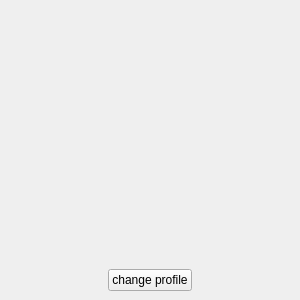
<?xml version="1.0" encoding="UTF-8"?>
<ui version="4.0">
 <class>ChatInfoDialogui</class>
 <widget class="QFrame" name="ChatInfoDialogui">
  <property name="geometry">
   <rect>
    <x>0</x>
    <y>0</y>
    <width>300</width>
    <height>300</height>
   </rect>
  </property>
  <property name="sizePolicy">
   <sizepolicy hsizetype="Minimum" vsizetype="Minimum">
    <horstretch>0</horstretch>
    <verstretch>0</verstretch>
   </sizepolicy>
  </property>
  <property name="minimumSize">
   <size>
    <width>300</width>
    <height>300</height>
   </size>
  </property>
  <property name="windowTitle">
   <string>Frame</string>
  </property>
  <layout class="QVBoxLayout" name="verticalLayout" stretch="99,1">
   <property name="spacing">
    <number>5</number>
   </property>
   <property name="leftMargin">
    <number>9</number>
   </property>
   <property name="topMargin">
    <number>9</number>
   </property>
   <property name="rightMargin">
    <number>9</number>
   </property>
   <property name="bottomMargin">
    <number>9</number>
   </property>
   <item>
    <widget class="QLabel" name="label">
     <property name="text">
      <string/>
     </property>
     <property name="alignment">
      <set>Qt::AlignCenter</set>
     </property>
    </widget>
   </item>
   <item>
    <layout class="QHBoxLayout" name="horizontalLayout">
     <item>
      <spacer name="horizontalSpacer_2">
       <property name="orientation">
        <enum>Qt::Horizontal</enum>
       </property>
       <property name="sizeHint" stdset="0">
        <size>
         <width>40</width>
         <height>20</height>
        </size>
       </property>
      </spacer>
     </item>
     <item>
      <widget class="QPushButton" name="pushButton">
       <property name="text">
        <string>change profile</string>
       </property>
      </widget>
     </item>
     <item>
      <spacer name="horizontalSpacer">
       <property name="orientation">
        <enum>Qt::Horizontal</enum>
       </property>
       <property name="sizeHint" stdset="0">
        <size>
         <width>40</width>
         <height>20</height>
        </size>
       </property>
      </spacer>
     </item>
    </layout>
   </item>
  </layout>
 </widget>
 <resources/>
 <connections/>
</ui>
